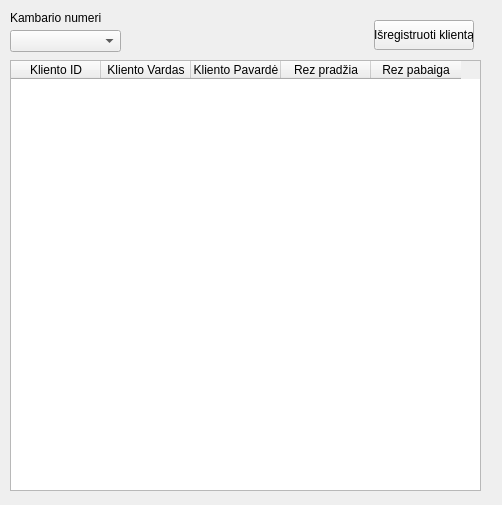
<?xml version="1.0" encoding="UTF-8"?>
<ui version="4.0">
 <class>Calendar</class>
 <widget class="QWidget" name="Calendar">
  <property name="geometry">
   <rect>
    <x>0</x>
    <y>0</y>
    <width>502</width>
    <height>505</height>
   </rect>
  </property>
  <property name="windowTitle">
   <string>Form</string>
  </property>
  <widget class="QComboBox" name="roomComboBox">
   <property name="geometry">
    <rect>
     <x>10</x>
     <y>30</y>
     <width>111</width>
     <height>22</height>
    </rect>
   </property>
  </widget>
  <widget class="QTableWidget" name="calendarTable">
   <property name="geometry">
    <rect>
     <x>10</x>
     <y>60</y>
     <width>471</width>
     <height>431</height>
    </rect>
   </property>
   <attribute name="horizontalHeaderDefaultSectionSize">
    <number>90</number>
   </attribute>
   <column>
    <property name="text">
     <string>Kliento ID</string>
    </property>
   </column>
   <column>
    <property name="text">
     <string>Kliento Vardas</string>
    </property>
   </column>
   <column>
    <property name="text">
     <string>Kliento Pavardė</string>
    </property>
   </column>
   <column>
    <property name="text">
     <string>Rez pradžia</string>
    </property>
   </column>
   <column>
    <property name="text">
     <string>Rez pabaiga</string>
    </property>
   </column>
  </widget>
  <widget class="QLabel" name="label">
   <property name="geometry">
    <rect>
     <x>10</x>
     <y>10</y>
     <width>91</width>
     <height>16</height>
    </rect>
   </property>
   <property name="text">
    <string>Kambario numeris:</string>
   </property>
  </widget>
  <widget class="QPushButton" name="unregisterButton">
   <property name="geometry">
    <rect>
     <x>374</x>
     <y>20</y>
     <width>100</width>
     <height>30</height>
    </rect>
   </property>
   <property name="text">
    <string>Išregistruoti klientą</string>
   </property>
  </widget>
 </widget>
 <resources/>
 <connections/>
</ui>
